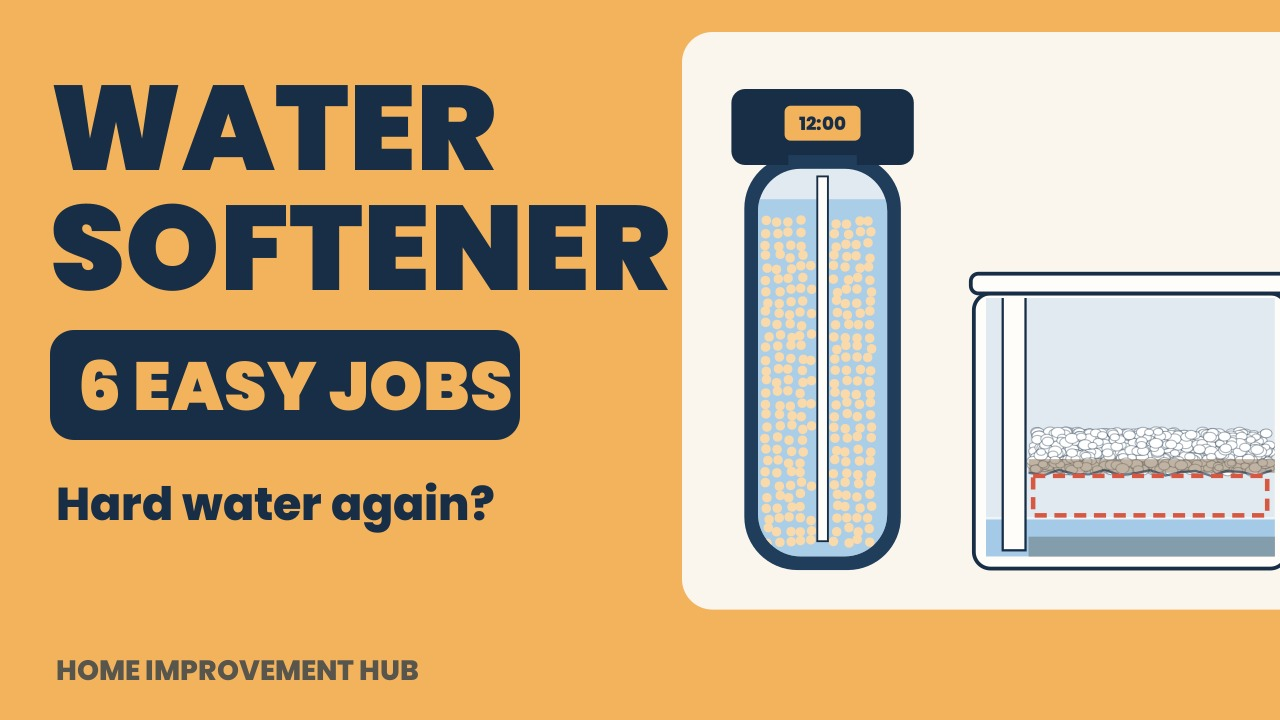

Here is the Python script that generated this plot:
import cairo, math
from ws_video import *
surf=cairo.ImageSurface(cairo.FORMAT_ARGB32,1280,720); c=cairo.Context(surf)
c.set_source_rgb(*AMBER); c.paint()
st=state(125.0); st["bypass"]=0; st["lid"]=0
c.save(); c.translate(720,70); c.scale(0.76,0.76); c.translate(-470,-300)
c.set_source_rgb(*CREAM); rrect(c,420,250,840,760,40); c.fill()
draw_resin(c,125,st); draw_brine(c,125,st)
c.set_source_rgba(*RED,1); c.set_line_width(6); c.set_dash([16,10]); c.rectangle(WELL[1]+10,834,BX+BW-WELL[1]-20,st["water"]-838); c.stroke(); c.set_dash([])
c.restore()
text(c,"WATER",50,170,"black",120,NAVY)
text(c,"SOFTENER",50,290,"black",120,NAVY)
rrect(c,50,330,470,110,24); c.set_source_rgb(*NAVY); c.fill()
text(c,"6 EASY JOBS",78,410,"black",68,AMBER)
text(c,"Hard water again?",56,520,"xbold",46,NAVY)
text(c,"HOME IMPROVEMENT HUB",56,680,"xbold",28,NAVY,0.7)
surf.write_to_png("thumb.png")
